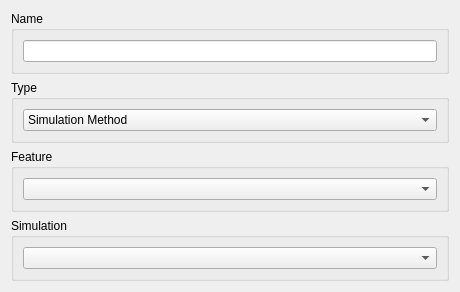
<?xml version="1.0" encoding="UTF-8"?>
<ui version="4.0">
 <class>UserDefinedPhenomenonLabGui::DlgUserDefinedPhenomenonLabFeaturesCreation</class>
 <widget class="QWidget" name="UserDefinedPhenomenonLabGui::DlgUserDefinedPhenomenonLabFeaturesCreation">
  <property name="geometry">
   <rect>
    <x>0</x>
    <y>0</y>
    <width>460</width>
    <height>277</height>
   </rect>
  </property>
  <property name="windowTitle">
   <string>UserDefinedPhenomenonLab Features</string>
  </property>
  <property name="sizeGripEnabled" stdset="0">
   <bool>true</bool>
  </property>
  <layout class="QGridLayout" name="gridLayout">
   <item row="3" column="0">
    <widget class="QGroupBox" name="GroupBox5_5">
     <property name="title">
      <string>Feature</string>
     </property>
     <layout class="QGridLayout" name="_6">
      <property name="leftMargin">
       <number>9</number>
      </property>
      <property name="topMargin">
       <number>9</number>
      </property>
      <property name="rightMargin">
       <number>9</number>
      </property>
      <property name="bottomMargin">
       <number>9</number>
      </property>
      <property name="spacing">
       <number>6</number>
      </property>
      <item row="0" column="0">
       <widget class="QComboBox" name="featureComboBox"/>
      </item>
     </layout>
    </widget>
   </item>
   <item row="2" column="0">
    <widget class="QGroupBox" name="GroupBox5_4">
     <property name="title">
      <string>Type</string>
     </property>
     <layout class="QGridLayout" name="_5">
      <property name="leftMargin">
       <number>9</number>
      </property>
      <property name="topMargin">
       <number>9</number>
      </property>
      <property name="rightMargin">
       <number>9</number>
      </property>
      <property name="bottomMargin">
       <number>9</number>
      </property>
      <property name="spacing">
       <number>6</number>
      </property>
      <item row="0" column="0">
       <widget class="QComboBox" name="featureTypeComboBox">
        <property name="sizePolicy">
         <sizepolicy hsizetype="Minimum" vsizetype="Preferred">
          <horstretch>0</horstretch>
          <verstretch>0</verstretch>
         </sizepolicy>
        </property>
        <property name="maxVisibleItems">
         <number>16</number>
        </property>
        <item>
         <property name="text">
          <string>Simulation Method</string>
         </property>
         <property name="icon">
          <iconset resource="Resources/UserDefinedPhenomenonLab.qrc">
           <normaloff>:/icons/UserDefinedPhenomenonLabFeatures/UserDefinedPhenomenonLab_Feature_SimulationMethodObj.svg</normaloff>:/icons/UserDefinedPhenomenonLabFeatures/UserDefinedPhenomenonLab_Feature_SimulationMethodObj.svg</iconset>
         </property>
        </item>
       </widget>
      </item>
     </layout>
    </widget>
   </item>
   <item row="0" column="0">
    <widget class="QGroupBox" name="GroupBox5_3">
     <property name="title">
      <string>Name</string>
     </property>
     <layout class="QGridLayout" name="_3">
      <property name="leftMargin">
       <number>9</number>
      </property>
      <property name="topMargin">
       <number>9</number>
      </property>
      <property name="rightMargin">
       <number>9</number>
      </property>
      <property name="bottomMargin">
       <number>9</number>
      </property>
      <property name="spacing">
       <number>6</number>
      </property>
      <item row="0" column="0">
       <widget class="QLineEdit" name="nameLineEdit"/>
      </item>
     </layout>
    </widget>
   </item>
   <item row="4" column="0">
    <widget class="QGroupBox" name="GroupBox5_2">
     <property name="title">
      <string>Simulation</string>
     </property>
     <layout class="QGridLayout" name="_4">
      <property name="leftMargin">
       <number>9</number>
      </property>
      <property name="topMargin">
       <number>9</number>
      </property>
      <property name="rightMargin">
       <number>9</number>
      </property>
      <property name="bottomMargin">
       <number>9</number>
      </property>
      <property name="spacing">
       <number>6</number>
      </property>
      <item row="0" column="0">
       <widget class="QComboBox" name="SimulationComboBox"/>
      </item>
     </layout>
    </widget>
   </item>
  </layout>
 </widget>
 <layoutdefault spacing="6" margin="11"/>
 <resources>
  <include location="Resources/UserDefinedPhenomenonLab.qrc"/>
 </resources>
 <connections/>
</ui>
